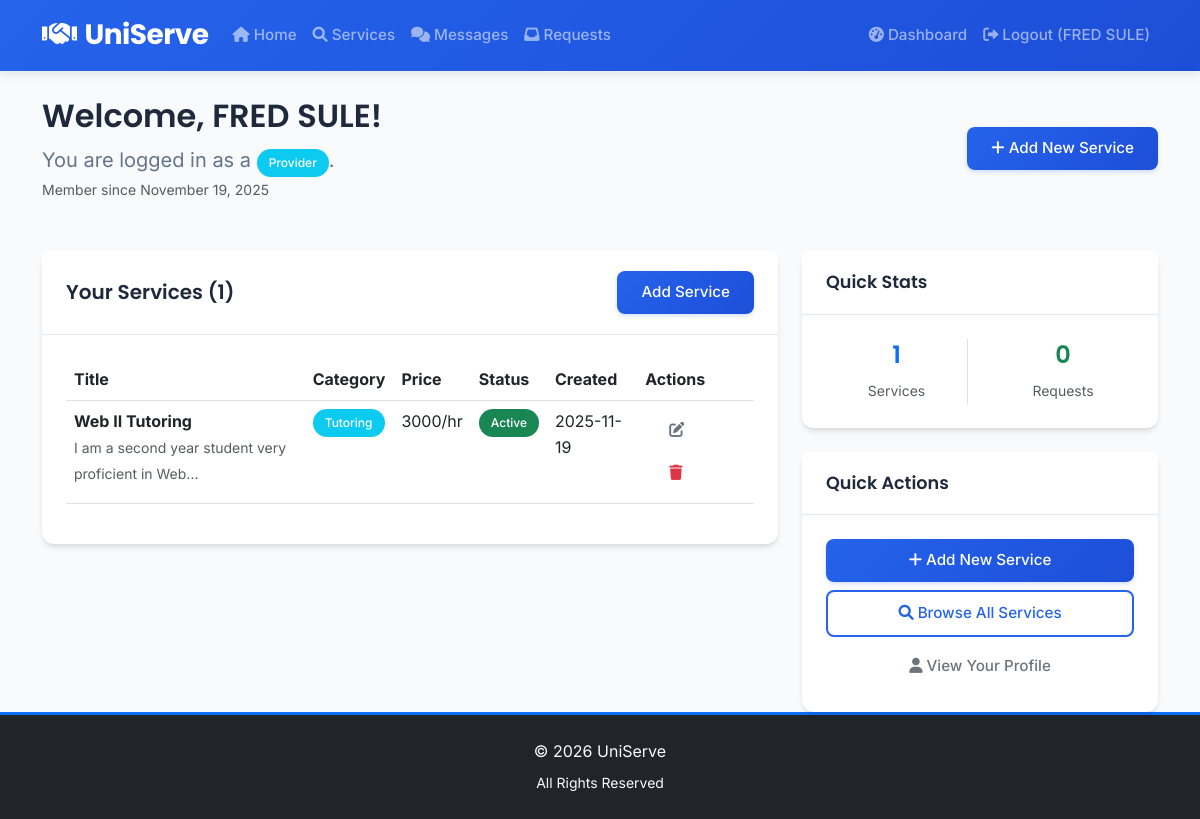
Page /dashboard (signed in) on the committed database.
### app.py (models this page shows)
class User(db.Model):
    id = db.Column(db.Integer, primary_key=True)
    name = db.Column(db.String(100), nullable=False)
    email = db.Column(db.String(100), unique=True, nullable=False)
    password = db.Column(db.String(200), nullable=False)
    user_type = db.Column(db.String(20), nullable=False)
    is_admin = db.Column(db.Boolean, default=False)
    profile_picture = db.Column(db.String(200), nullable=True)
    student_id_document = db.Column(db.String(200), nullable=True)
    verification_status = db.Column(db.String(20), default='unverified')
    registration_date = db.Column(db.DateTime, default=datetime.utcnow)
    services = db.relationship('Service', backref='provider', lazy=True)
    reviews_given = db.relationship('Review', foreign_keys='Review.reviewer_id', backref='reviewer', lazy=True)
    reviews_received = db.relationship('Review', foreign_keys='Review.reviewee_id', backref='reviewee', lazy=True)

class Service(db.Model):
    id = db.Column(db.Integer, primary_key=True)
    title = db.Column(db.String(100), nullable=False)
    description = db.Column(db.Text, nullable=False)
    category = db.Column(db.String(50), nullable=False)
    price = db.Column(db.String(50), nullable=True)
    location = db.Column(db.String(100), nullable=False)
    contact_info = db.Column(db.String(100), nullable=False)
    created_date = db.Column(db.DateTime, default=datetime.utcnow)
    is_active = db.Column(db.Boolean, default=True)
    provider_id = db.Column(db.Integer, db.ForeignKey('user.id'), nullable=False)
    requests = db.relationship('ServiceRequest', backref='service', lazy=True)

### app.py (the view)
@app.route('/dashboard')
def dashboard():
    if 'user_id' not in session:
        return redirect(url_for('login'))
    user = User.query.get(session['user_id'])
    if user.user_type == 'provider':
        services = Service.query.filter_by(provider_id=user.id).all()
        return render_template('dashboard.html', user=user, services=services)
    else:
        requests = ServiceRequest.query.filter_by(seeker_id=user.id).all()
        return render_template('dashboard.html', user=user, requests=requests)

### templates/dashboard.html (shortened to what this page needs)
{% extends "base.html" %}
{% block content %}
<div class="row">
    <div class="col-md-12">
        <div class="d-flex justify-content-between align-items-center mb-4">
            <div>
                <h2>
                    Welcome, {{ user.name }}!
                </h2>
                <p class="lead mb-0">You are logged in as a <span class="badge bg-info">{{ user.user_type|title }}</span>.</p>
                <small class="text-muted">Member since {{ user.registration_date.strftime('%B %d, %Y') }}</small>
            </div>
            <div class="text-end">
                {% if user.user_type == 'provider' %}
                <a href="{{ url_for('add_service') }}" class="btn btn-primary">
                    <i class="fas fa-plus"></i> Add New Service
                </a>
                {% else %}
                <a href="{{ url_for('services') }}" class="btn btn-primary">
                    <i class="fas fa-search"></i> Browse Services
                </a>
                {% endif %}
            </div>
        </div>
    </div>
</div>
{% if user.user_type == 'provider' %}
<div class="row mt-4">
    <div class="col-md-8">
        <div class="card">
            <div class="card-header d-flex justify-content-between align-items-center">
                <h5 class="mb-0">Your Services ({{ services|length }})</h5>
                <a href="{{ url_for('add_service') }}" class="btn btn-sm btn-primary">Add Service</a>
            </div>
            <div class="card-body">
                {% if services %}
                <div class="table-responsive">
                    <table class="table table-hover">
                        <thead>
                            <tr>
                                <th>Title</th>
                                <th>Category</th>
                                <th>Price</th>
                                <th>Status</th>
                                <th>Created</th>
                                <th>Actions</th>
                            </tr>
                        </thead>
                        <tbody>
                            {% for service in services %}
                            <tr>
                                <td>
                                    <strong>{{ service.title }}</strong>
                                    <br><small class="text-muted">{{ service.description[:50] }}...</small>
                                </td>
                                <td>
                                    <span class="badge bg-info">{{ service.category }}</span>
                                </td>
                                <td>{{ service.price }}</td>
                                <td>
                                    <span class="badge bg-{{ 'success' if service.is_active else 'secondary' }}">
                                        {{ 'Active' if service.is_active else 'Inactive' }}
                                    </span>
                                </td>
                                <td>{{ service.created_date.strftime('%Y-%m-%d') }}</td>
                                <td>
                                    <a href="{{ url_for('edit_service', service_id=service.id) }}" class="btn btn-sm btn-outline-secondary" title="Edit Service">
                                        <i class="fas fa-edit"></i>
                                    </a>
                                    <form action="{{ url_for('delete_service', service_id=service.id) }}" method="POST" class="d-inline">
                                        <button type="submit" class="btn btn-sm btn-outline-danger" onclick="return confirm('Delete this service permanently?');" title="Delete Service">
                                            <i class="fas fa-trash"></i>
                                        </button>
                                    </form>
                                </td>
                            </tr>
                            {% endfor %}
                        </tbody>
                    </table>
                </div>
                {% endif %}
            </div>
        </div>
    </div>
    <div class="col-md-4">
        <div class="card mb-4">
            <div class="card-header">
                <h6 class="mb-0">Quick Stats</h6>
            </div>
            <div class="card-body">
                <div class="row text-center">
                    <div class="col-6">
                        <div class="border-end">
                            <h4 class="text-primary">{{ services|length }}</h4>
                            <small class="text-muted">Services</small>
                        </div>
                    </div>
                    <div class="col-6">
                        <h4 class="text-success">0</h4>
                        <small class="text-muted">Requests</small>
                    </div>
                </div>
            </div>
        </div>
        <div class="card">
            <div class="card-header">
                <h6 class="mb-0">Quick Actions</h6>
            </div>
            <div class="card-body">
                <div class="d-grid gap-2">
                    <a href="{{ url_for('add_service') }}" class="btn btn-primary">
                        <i class="fas fa-plus"></i> Add New Service
                    </a>
                    <a href="{{ url_for('services') }}" class="btn btn-outline-primary">
                        <i class="fas fa-search"></i> Browse All Services
                    </a>
                    <a href="{{ url_for('profile', user_id=user.id) }}" class="btn btn-outline-secondary">
                        <i class="fas fa-user"></i> View Your Profile
                    </a>
                </div>
            </div>
        </div>
    </div>
</div>
{% endif %}
{% endblock %}

### templates/base.html (shortened to what this page needs)
<!DOCTYPE html>
<html lang="en">
<head>
    <link href="https://cdn.jsdelivr.net/npm/bootstrap@5.3.0/dist/css/bootstrap.min.css" rel="stylesheet">
    <link rel="stylesheet" href="https://cdnjs.cloudflare.com/ajax/libs/font-awesome/6.0.0/css/all.min.css">
    <link href="{{ url_for('static', filename='css/style.css') }}" rel="stylesheet">
</head>
<body class="d-flex flex-column min-vh-100">
    <nav class="navbar navbar-expand-lg navbar-dark">
        <div class="container">
            <a class="navbar-brand" href="{{ url_for('index') }}">
                <i class="fas fa-handshake me-2"></i>UniServe
            </a>
            <div class="collapse navbar-collapse" id="navbarNav">
                <ul class="navbar-nav me-auto">
                    <li class="nav-item">
                        <a class="nav-link" href="{{ url_for('index') }}">
                            <i class="fas fa-home me-1"></i>Home
                        </a>
                    </li>
                    <li class="nav-item">
                        <a class="nav-link" href="{{ url_for('services') }}">
                            <i class="fas fa-search me-1"></i>Services
                        </a>
                    </li>
                    {% if session.user_id %}
                    <li class="nav-item">
                        <a class="nav-link" href="{{ url_for('messages') }}">
                            <i class="fas fa-comments me-1"></i>Messages
                        </a>
                    </li>
                    <li class="nav-item">
                        <a class="nav-link" href="{{ url_for('service_requests') }}">
                            <i class="fas fa-inbox me-1"></i>Requests
                        </a>
                    </li>
                    {% endif %}
                </ul>
                <ul class="navbar-nav">
                    {% if session.user_id %}
                    <li class="nav-item">
                        <a class="nav-link" href="{{ url_for('dashboard') }}">
                            <i class="fas fa-tachometer-alt me-1"></i>Dashboard
                        </a>
                    </li>
                    <li class="nav-item">
                        <a class="nav-link" href="{{ url_for('logout') }}">
                            <i class="fas fa-sign-out-alt me-1"></i>Logout ({{ session.user_name }})
                        </a>
                    </li>
                    {% endif %}
                </ul>
            </div>
        </div>
    </nav>
    <div class="container mt-4">
        {% block content %}{% endblock %}
    </div>
    <footer class="bg-dark text-light py-4 mt-auto w-100 border-top border-primary border-3">
        <div class="container text-center">
            <p class="mb-2">&copy; 2026 UniServe</p>
            <p class="mb-0 small">
                All Rights Reserved
            </p>
        </div>
    </footer>
    <div class="toast-container position-fixed bottom-0 end-0 p-3" style="z-index: 1055;">
    </div>
</body>
</html>

### static/css/style.css (style rules this page uses)
:root { --primary-color: #2563eb; --primary-dark: #1d4ed8; --secondary-color: #64748b; --success-color: #10b981; --warning-color: #f59e0b; --danger-color: #ef4444; --light-color: #f8fafc; --dark-color: #1e293b; --border-radius: 12px; --shadow: 0 4px 6px -1px rgba(0, 0, 0, 0.1), 0 2px 4px -1px rgba(0, 0, 0, 0.06); --shadow-lg: 0 10px 15px -3px rgba(0, 0, 0, 0.1), 0 4px 6px -2px rgba(0, 0, 0, 0.05); }
body { font-family: 'Inter', -apple-system, BlinkMacSystemFont, 'Segoe UI', Roboto, sans-serif; background-color: #f8fafc; color: #334155; line-height: 1.6; font-weight: 400; }
h1, h2, h3, h4, h5, h6 { font-family: 'Poppins', -apple-system, BlinkMacSystemFont, 'Segoe UI', Roboto, sans-serif; font-weight: 600; line-height: 1.3; color: #1e293b; margin-bottom: 0.5rem; }
h2 { font-size: 2rem; }
h4 { font-size: 1.5rem; }
h5 { font-size: 1.25rem; }
h6 { font-size: 1.1rem; }
.lead { font-size: 1.25rem; font-weight: 400; color: #64748b; }
.navbar-brand { font-family: 'Poppins', sans-serif; font-weight: 700; font-size: 1.75rem; letter-spacing: -0.5px; }
.navbar-nav .nav-link { font-weight: 500; font-size: 0.95rem; transition: color 0.2s ease; }
.card { border: none; border-radius: var(--border-radius); box-shadow: var(--shadow); transition: all 0.3s ease; background: white; }
.card-header { background: white; border-bottom: 1px solid #e2e8f0; font-family: 'Poppins', sans-serif; font-weight: 600; padding: 1.25rem 1.5rem; }
.card-body { padding: 1.5rem; }
.btn { font-family: 'Inter', sans-serif; font-weight: 500; border-radius: 8px; padding: 0.625rem 1.5rem; transition: all 0.2s ease; border: none; font-size: 0.95rem; }
.btn-primary { background: linear-gradient(135deg, var(--primary-color), var(--primary-dark)); box-shadow: 0 2px 4px rgba(37, 99, 235, 0.2); }
.btn-outline-primary { border: 2px solid var(--primary-color); color: var(--primary-color); background: transparent; }
.badge { font-family: 'Inter', sans-serif; font-weight: 500; border-radius: 20px; padding: 0.5rem 0.75rem; font-size: 0.75rem; }
.navbar { box-shadow: 0 2px 10px rgba(0, 0, 0, 0.1); background: linear-gradient(135deg, var(--primary-color), var(--primary-dark)) !important; }
footer { background: #1e293b !important; color: #cbd5e1; font-family: 'Inter', sans-serif; }
footer p { margin-bottom: 0.25rem; }

### rows in the picture
User: user_name "FRED SULE", name "FRED SULE", user_type "Provider", registration_date "November 19, 2025"
Service: title "Web II Tutoring", description "I am a second year student very proficient in Web", category "Tutoring", price "3000/hr", is_active "Active", created_date "2025-11-19"

### other values in the picture
{{ services|length }} "1"
